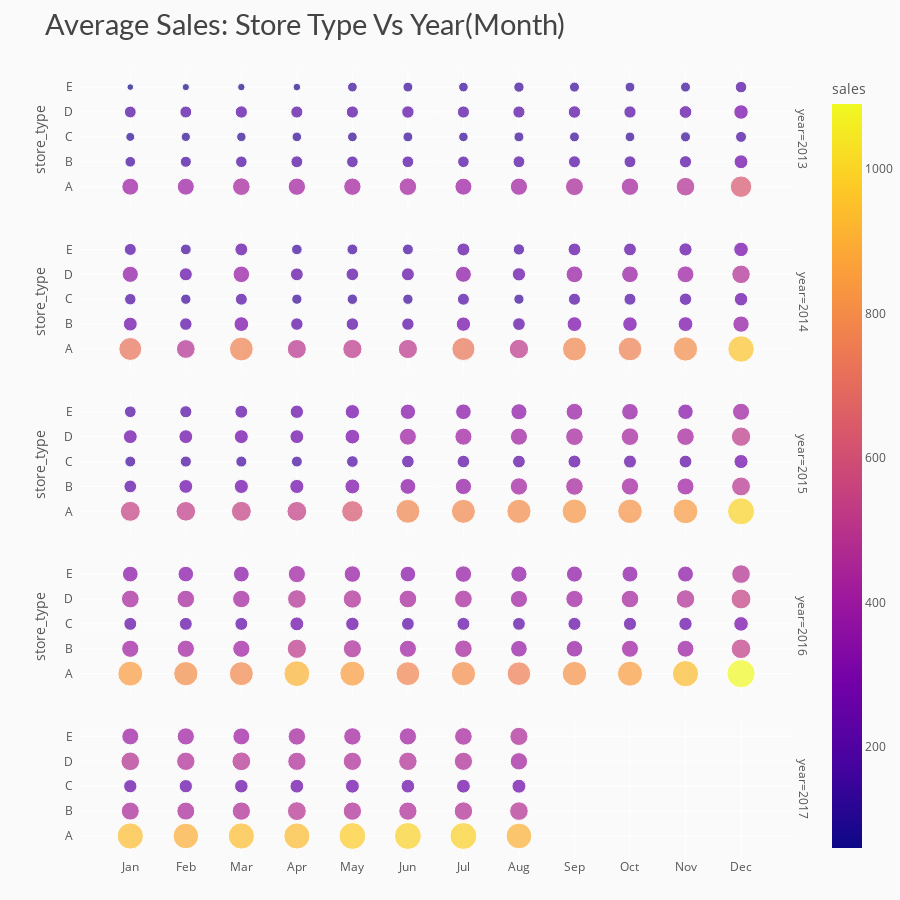

The notebook cell saved with this chart:
### Code cell
# data
df_y_m_st = data.groupby(['year','month','store_type']).agg({"sales" : "mean"}).reset_index()
df_y_m_st['sales'] = round(df_y_m_st['sales'], 2)

# chart
fig = px.scatter(df_y_m_st, x='month', y='store_type', color='sales', size='sales', 
                 facet_row='year', title='Average Sales: Store Type Vs Year(Month)')
# styling
fig.update_yaxes(ticksuffix='  ')
fig.update_xaxes(tickmode = 'array', tickvals=[i for i in range(1,13)], 
                 ticktext=['Jan','Feb','Mar','Apr','May','Jun','Jul','Aug','Sep','Oct','Nov','Dec'])
fig.update_layout(height=900, xaxis_title='', yaxis_title='',
                  margin=dict(t=70, b=0),
                  plot_bgcolor='#fafafa', paper_bgcolor='#fafafa',
                  title_font=dict(size=29, color='#444', family="Lato, sans-serif"),
                  font=dict(color='#555'), 
                  hoverlabel=dict(bgcolor="#f2f2f2", font_size=13, font_family="Lato, sans-serif"))
fig.show()

### Figure 1 — Plotly figure (JSON) as saved in the notebook; plotly's stock layout.template omitted (floating-point values rounded to 4 significant figures)
{"data": [{"hovertemplate": "year=2013<br>month=%{x}<br>store_type=%{y}<br>sales=%{marker.color}<extra></extra>", "legendgroup": "", "marker": {"color": [392.9, 155.1, 109.1, 191.2, 60.52, 396.0, 167.3, 116.5, 195.3, 71.79, 425.0, 183.8, 122.7, 207.4, 75.89, 411.9, 193.4, 126.0, 202.4, 79.52, 414.3, 186.8, 129.4, 203.5, 130.5, 422.6, 189.8, 133.8, 210.1, 134.2, 395.0, 182.6, 123.6, 202, 127.2, 406.7, 192.3, 135.4, 203.3, 146.0, 439.7, 197.6, 133.9, 212.2, 136.6, 419.2, 194.0, 129.8, 206.2, 131.8, 472.0, 204.3, 137.7, 221.6, 136.3, 628.7, 263.2, 165.6, 286.3, 181.7], "coloraxis": "coloraxis", "size": [392.9, 155.1, 109.1, 191.2, 60.52, 396.0, 167.3, 116.5, 195.3, 71.79, 425.0, 183.8, 122.7, 207.4, 75.89, 411.9, 193.4, 126.0, 202.4, 79.52, 414.3, 186.8, 129.4, 203.5, 130.5, 422.6, 189.8, 133.8, 210.1, 134.2, 395.0, 182.6, 123.6, 202, 127.2, 406.7, 192.3, 135.4, 203.3, 146.0, 439.7, 197.6, 133.9, 212.2, 136.6, 419.2, 194.0, 129.8, 206.2, 131.8, 472.0, 204.3, 137.7, 221.6, 136.3, 628.7, 263.2, 165.6, 286.3, 181.7], "sizemode": "area", "sizeref": 2.725, "symbol": "circle"}, "mode": "markers", "name": "", "orientation": "h", "showlegend": false, "type": "scatter", "x": [1, 1, 1, 1, 1, 2, 2, 2, 2, 2, 3, 3, 3, 3, 3, 4, 4, 4, 4, 4, 5, 5, 5, 5, 5, 6, 6, 6, 6, 6, 7, 7, 7, 7, 7, 8, 8, 8, 8, 8, 9, 9, 9, 9, 9, 10, 10, 10, 10, 10, 11, 11, 11, 11, 11, 12, 12, 12, 12, 12], "xaxis": "x5", "y": ["A", "B", "C", "D", "E", "A", "B", "C", "D", "E", "A", "B", "C", "D", "E", "A", "B", "C", "D", "E", "A", "B", "C", "D", "E", "A", "B", "C", "D", "E", "A", "B", "C", "D", "E", "A", "B", "C", "D", "E", "A", "B", "C", "D", "E", "A", "B", "C", "D", "E", "A", "B", "C", "D", "E", "A", "B", "C", "D", "E"], "yaxis": "y5"}, {"hovertemplate": "year=2014<br>month=%{x}<br>store_type=%{y}<br>sales=%{marker.color}<extra></extra>", "legendgroup": "", "marker": {"color": [718.5, 264.4, 179.4, 356.9, 197.5, 479.7, 213.5, 145.9, 232.3, 158.1, 770.8, 297.0, 195.6, 375.2, 226.7, 497.6, 212.8, 142.3, 226.0, 151.7, 506.4, 213.8, 148.5, 219.1, 160.2, 502.8, 210.4, 147.1, 230.2, 163.1, 730.6, 281.8, 196.0, 347.7, 229.3, 512.9, 220.2, 142.4, 242.2, 175.1, 781.9, 298.1, 199.2, 384.7, 222.5, 766.2, 290.9, 196.8, 381.3, 224.6, 803.6, 300.5, 209.5, 389.6, 236.9, 956.9, 365.7, 247.6, 467.8, 289.7], "coloraxis": "coloraxis", "size": [718.5, 264.4, 179.4, 356.9, 197.5, 479.7, 213.5, 145.9, 232.3, 158.1, 770.8, 297.0, 195.6, 375.2, 226.7, 497.6, 212.8, 142.3, 226.0, 151.7, 506.4, 213.8, 148.5, 219.1, 160.2, 502.8, 210.4, 147.1, 230.2, 163.1, 730.6, 281.8, 196.0, 347.7, 229.3, 512.9, 220.2, 142.4, 242.2, 175.1, 781.9, 298.1, 199.2, 384.7, 222.5, 766.2, 290.9, 196.8, 381.3, 224.6, 803.6, 300.5, 209.5, 389.6, 236.9, 956.9, 365.7, 247.6, 467.8, 289.7], "sizemode": "area", "sizeref": 2.725, "symbol": "circle"}, "mode": "markers", "name": "", "orientation": "h", "showlegend": false, "type": "scatter", "x": [1, 1, 1, 1, 1, 2, 2, 2, 2, 2, 3, 3, 3, 3, 3, 4, 4, 4, 4, 4, 5, 5, 5, 5, 5, 6, 6, 6, 6, 6, 7, 7, 7, 7, 7, 8, 8, 8, 8, 8, 9, 9, 9, 9, 9, 10, 10, 10, 10, 10, 11, 11, 11, 11, 11, 12, 12, 12, 12, 12], "xaxis": "x4", "y": ["A", "B", "C", "D", "E", "A", "B", "C", "D", "E", "A", "B", "C", "D", "E", "A", "B", "C", "D", "E", "A", "B", "C", "D", "E", "A", "B", "C", "D", "E", "A", "B", "C", "D", "E", "A", "B", "C", "D", "E", "A", "B", "C", "D", "E", "A", "B", "C", "D", "E", "A", "B", "C", "D", "E", "A", "B", "C", "D", "E"], "yaxis": "y4"}, {"hovertemplate": "year=2015<br>month=%{x}<br>store_type=%{y}<br>sales=%{marker.color}<extra></extra>", "legendgroup": "", "marker": {"color": [544.0, 221.6, 160.5, 263.1, 187.7, 526.5, 261.3, 169.1, 261.3, 201.2, 541.3, 272.4, 165.2, 267.6, 225.3, 536.5, 272.4, 161.8, 260.9, 243.5, 624.5, 304.1, 186.8, 297.2, 281.9, 781.0, 342.6, 217.6, 395.7, 323.9, 785.1, 363.8, 217.4, 399.6, 333.5, 798.9, 412.3, 221.6, 401.0, 354.1, 827.7, 424.1, 228.1, 426.2, 384.8, 821.1, 413.6, 232.2, 424.9, 377.8, 840.2, 399.1, 223.5, 423.6, 325.6, 997.0, 488.7, 271.1, 511.3, 398.8], "coloraxis": "coloraxis", "size": [544.0, 221.6, 160.5, 263.1, 187.7, 526.5, 261.3, 169.1, 261.3, 201.2, 541.3, 272.4, 165.2, 267.6, 225.3, 536.5, 272.4, 161.8, 260.9, 243.5, 624.5, 304.1, 186.8, 297.2, 281.9, 781.0, 342.6, 217.6, 395.7, 323.9, 785.1, 363.8, 217.4, 399.6, 333.5, 798.9, 412.3, 221.6, 401.0, 354.1, 827.7, 424.1, 228.1, 426.2, 384.8, 821.1, 413.6, 232.2, 424.9, 377.8, 840.2, 399.1, 223.5, 423.6, 325.6, 997.0, 488.7, 271.1, 511.3, 398.8], "sizemode": "area", "sizeref": 2.725, "symbol": "circle"}, "mode": "markers", "name": "", "orientation": "h", "showlegend": false, "type": "scatter", "x": [1, 1, 1, 1, 1, 2, 2, 2, 2, 2, 3, 3, 3, 3, 3, 4, 4, 4, 4, 4, 5, 5, 5, 5, 5, 6, 6, 6, 6, 6, 7, 7, 7, 7, 7, 8, 8, 8, 8, 8, 9, 9, 9, 9, 9, 10, 10, 10, 10, 10, 11, 11, 11, 11, 11, 12, 12, 12, 12, 12], "xaxis": "x3", "y": ["A", "B", "C", "D", "E", "A", "B", "C", "D", "E", "A", "B", "C", "D", "E", "A", "B", "C", "D", "E", "A", "B", "C", "D", "E", "A", "B", "C", "D", "E", "A", "B", "C", "D", "E", "A", "B", "C", "D", "E", "A", "B", "C", "D", "E", "A", "B", "C", "D", "E", "A", "B", "C", "D", "E", "A", "B", "C", "D", "E"], "yaxis": "y3"}, {"hovertemplate": "year=2016<br>month=%{x}<br>store_type=%{y}<br>sales=%{marker.color}<extra></extra>", "legendgroup": "", "marker": {"color": [846.4, 406.2, 228.6, 432.6, 338.9, 804.4, 409.2, 229.0, 424.8, 334.5, 784.8, 404.2, 228.0, 418.1, 341.9, 912.3, 506.6, 264.6, 472.6, 404.9, 852.7, 449.9, 247.3, 457.8, 373.0, 777.2, 403.0, 223.8, 430.1, 335.8, 808.6, 424.4, 230.8, 430.0, 370.8, 761.1, 379.1, 224.5, 402.7, 362.1, 818.1, 377.4, 233.4, 408.2, 353.0, 853.7, 398.6, 236.7, 425.8, 351.1, 935.1, 390.6, 243.4, 467.3, 348.4, 1090.0, 526.5, 292.3, 543.0, 475.6], "coloraxis": "coloraxis", "size": [846.4, 406.2, 228.6, 432.6, 338.9, 804.4, 409.2, 229.0, 424.8, 334.5, 784.8, 404.2, 228.0, 418.1, 341.9, 912.3, 506.6, 264.6, 472.6, 404.9, 852.7, 449.9, 247.3, 457.8, 373.0, 777.2, 403.0, 223.8, 430.1, 335.8, 808.6, 424.4, 230.8, 430.0, 370.8, 761.1, 379.1, 224.5, 402.7, 362.1, 818.1, 377.4, 233.4, 408.2, 353.0, 853.7, 398.6, 236.7, 425.8, 351.1, 935.1, 390.6, 243.4, 467.3, 348.4, 1090.0, 526.5, 292.3, 543.0, 475.6], "sizemode": "area", "sizeref": 2.725, "symbol": "circle"}, "mode": "markers", "name": "", "orientation": "h", "showlegend": false, "type": "scatter", "x": [1, 1, 1, 1, 1, 2, 2, 2, 2, 2, 3, 3, 3, 3, 3, 4, 4, 4, 4, 4, 5, 5, 5, 5, 5, 6, 6, 6, 6, 6, 7, 7, 7, 7, 7, 8, 8, 8, 8, 8, 9, 9, 9, 9, 9, 10, 10, 10, 10, 10, 11, 11, 11, 11, 11, 12, 12, 12, 12, 12], "xaxis": "x2", "y": ["A", "B", "C", "D", "E", "A", "B", "C", "D", "E", "A", "B", "C", "D", "E", "A", "B", "C", "D", "E", "A", "B", "C", "D", "E", "A", "B", "C", "D", "E", "A", "B", "C", "D", "E", "A", "B", "C", "D", "E", "A", "B", "C", "D", "E", "A", "B", "C", "D", "E", "A", "B", "C", "D", "E", "A", "B", "C", "D", "E"], "yaxis": "y2"}, {"hovertemplate": "year=2017<br>month=%{x}<br>store_type=%{y}<br>sales=%{marker.color}<extra></extra>", "legendgroup": "", "marker": {"color": [938.6, 444.4, 241.0, 474.8, 392.8, 895.3, 443.0, 242.0, 461.7, 404.9, 937.2, 457.9, 250.5, 481.7, 394.2, 933.5, 484.3, 259.8, 455.5, 416.7, 976.5, 459.5, 264.0, 456.9, 414.2, 992.3, 455.5, 254.5, 464.9, 407.7, 989.3, 466.4, 261.4, 455.6, 424.8, 903.1, 473.7, 265.4, 412.0, 451.0], "coloraxis": "coloraxis", "size": [938.6, 444.4, 241.0, 474.8, 392.8, 895.3, 443.0, 242.0, 461.7, 404.9, 937.2, 457.9, 250.5, 481.7, 394.2, 933.5, 484.3, 259.8, 455.5, 416.7, 976.5, 459.5, 264.0, 456.9, 414.2, 992.3, 455.5, 254.5, 464.9, 407.7, 989.3, 466.4, 261.4, 455.6, 424.8, 903.1, 473.7, 265.4, 412.0, 451.0], "sizemode": "area", "sizeref": 2.725, "symbol": "circle"}, "mode": "markers", "name": "", "orientation": "h", "showlegend": false, "type": "scatter", "x": [1, 1, 1, 1, 1, 2, 2, 2, 2, 2, 3, 3, 3, 3, 3, 4, 4, 4, 4, 4, 5, 5, 5, 5, 5, 6, 6, 6, 6, 6, 7, 7, 7, 7, 7, 8, 8, 8, 8, 8], "xaxis": "x", "y": ["A", "B", "C", "D", "E", "A", "B", "C", "D", "E", "A", "B", "C", "D", "E", "A", "B", "C", "D", "E", "A", "B", "C", "D", "E", "A", "B", "C", "D", "E", "A", "B", "C", "D", "E", "A", "B", "C", "D", "E"], "yaxis": "y"}], "layout": {"annotations": [{"font": {}, "showarrow": false, "text": "year=2017", "textangle": 90, "x": 0.98, "xanchor": "left", "xref": "paper", "y": 0.088, "yanchor": "middle", "yref": "paper"}, {"font": {}, "showarrow": false, "text": "year=2016", "textangle": 90, "x": 0.98, "xanchor": "left", "xref": "paper", "y": 0.294, "yanchor": "middle", "yref": "paper"}, {"font": {}, "showarrow": false, "text": "year=2015", "textangle": 90, "x": 0.98, "xanchor": "left", "xref": "paper", "y": 0.5, "yanchor": "middle", "yref": "paper"}, {"font": {}, "showarrow": false, "text": "year=2014", "textangle": 90, "x": 0.98, "xanchor": "left", "xref": "paper", "y": 0.706, "yanchor": "middle", "yref": "paper"}, {"font": {}, "showarrow": false, "text": "year=2013", "textangle": 90, "x": 0.98, "xanchor": "left", "xref": "paper", "y": 0.912, "yanchor": "middle", "yref": "paper"}], "coloraxis": {"colorbar": {"title": {"text": "sales"}}, "colorscale": [[0, "#0d0887"], [0.1111, "#46039f"], [0.2222, "#7201a8"], [0.3333, "#9c179e"], [0.4444, "#bd3786"], [0.5556, "#d8576b"], [0.6667, "#ed7953"], [0.7778, "#fb9f3a"], [0.8889, "#fdca26"], [1, "#f0f921"]]}, "font": {"color": "#555"}, "height": 900, "hoverlabel": {"bgcolor": "#f2f2f2", "font": {"family": "Lato, sans-serif", "size": 13}}, "legend": {"itemsizing": "constant", "tracegroupgap": 0}, "margin": {"b": 0, "t": 70}, "paper_bgcolor": "#fafafa", "plot_bgcolor": "#fafafa", "title": {"font": {"color": "#444", "family": "Lato, sans-serif", "size": 29}, "text": "Average Sales: Store Type Vs Year(Month)"}, "xaxis": {"anchor": "y", "domain": [0, 0.98], "tickmode": "array", "ticktext": ["Jan", "Feb", "Mar", "Apr", "May", "Jun", "Jul", "Aug", "Sep", "Oct", "Nov", "Dec"], "tickvals": [1, 2, 3, 4, 5, 6, 7, 8, 9, 10, 11, 12], "title": {"text": ""}}, "xaxis2": {"anchor": "y2", "domain": [0, 0.98], "matches": "x", "showticklabels": false, "tickmode": "array", "ticktext": ["Jan", "Feb", "Mar", "Apr", "May", "Jun", "Jul", "Aug", "Sep", "Oct", "Nov", "Dec"], "tickvals": [1, 2, 3, 4, 5, 6, 7, 8, 9, 10, 11, 12]}, "xaxis3": {"anchor": "y3", "domain": [0, 0.98], "matches": "x", "showticklabels": false, "tickmode": "array", "ticktext": ["Jan", "Feb", "Mar", "Apr", "May", "Jun", "Jul", "Aug", "Sep", "Oct", "Nov", "Dec"], "tickvals": [1, 2, 3, 4, 5, 6, 7, 8, 9, 10, 11, 12]}, "xaxis4": {"anchor": "y4", "domain": [0, 0.98], "matches": "x", "showticklabels": false, "tickmode": "array", "ticktext": ["Jan", "Feb", "Mar", "Apr", "May", "Jun", "Jul", "Aug", "Sep", "Oct", "Nov", "Dec"], "tickvals": [1, 2, 3, 4, 5, 6, 7, 8, 9, 10, 11, 12]}, "xaxis5": {"anchor": "y5", "domain": [0, 0.98], "matches": "x", "showticklabels": false, "tickmode": "array", "ticktext": ["Jan", "Feb", "Mar", "Apr", "May", "Jun", "Jul", "Aug", "Sep", "Oct", "Nov", "Dec"], "tickvals": [1, 2, 3, 4, 5, 6, 7, 8, 9, 10, 11, 12]}, "yaxis": {"anchor": "x", "domain": [0, 0.176], "ticksuffix": "  ", "title": {"text": ""}}, "yaxis2": {"anchor": "x2", "domain": [0.206, 0.382], "matches": "y", "ticksuffix": "  ", "title": {"text": "store_type"}}, "yaxis3": {"anchor": "x3", "domain": [0.412, 0.588], "matches": "y", "ticksuffix": "  ", "title": {"text": "store_type"}}, "yaxis4": {"anchor": "x4", "domain": [0.618, 0.794], "matches": "y", "ticksuffix": "  ", "title": {"text": "store_type"}}, "yaxis5": {"anchor": "x5", "domain": [0.824, 1], "matches": "y", "ticksuffix": "  ", "title": {"text": "store_type"}}}}
